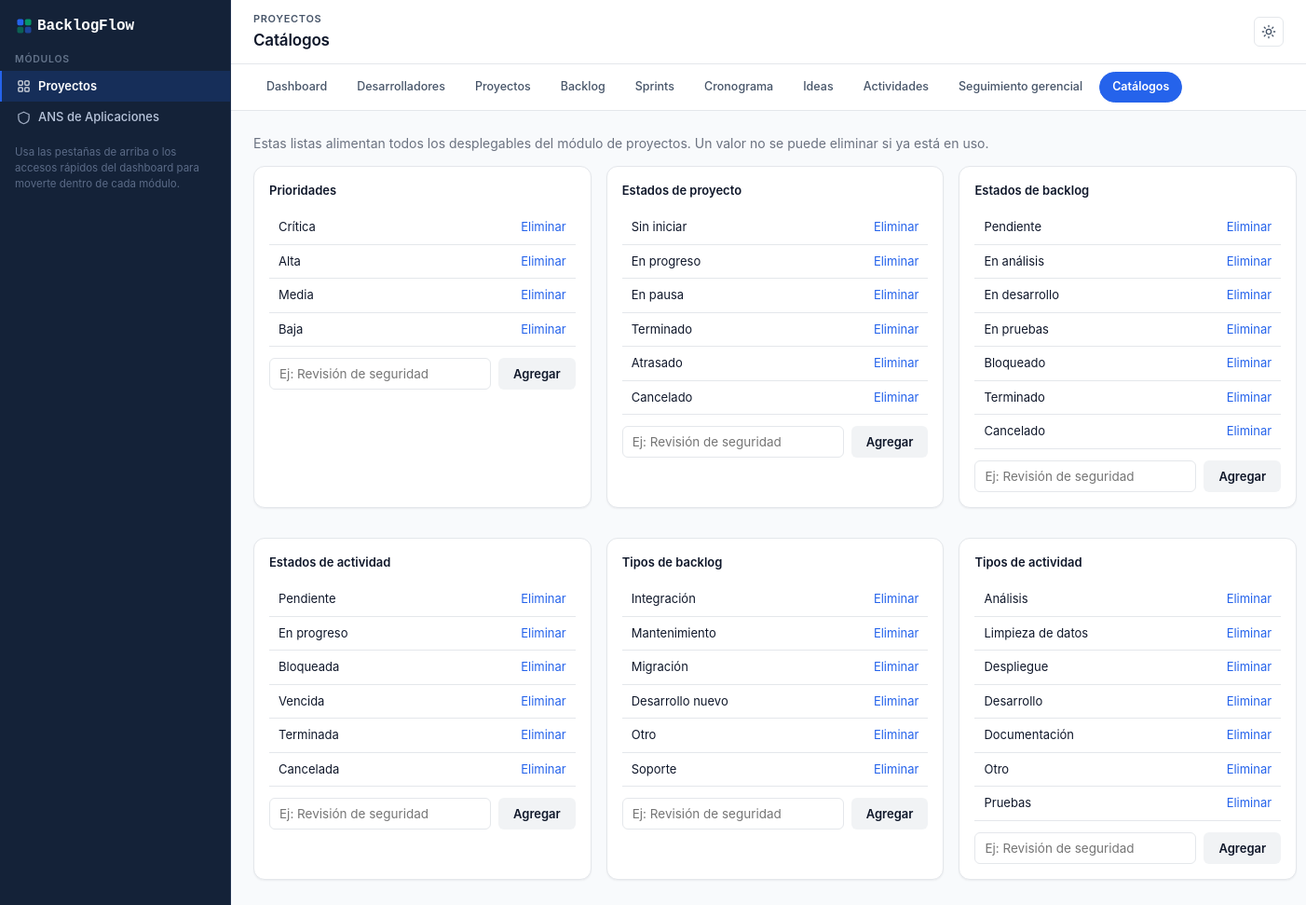
The page /index.php?r=projects/catalogs/index on the database its author committed.
### tables this page shows
CREATE TABLE cat_priorities (
    id TINYINT UNSIGNED PRIMARY KEY,
    code VARCHAR(20) NOT NULL UNIQUE,         
    sort_order TINYINT UNSIGNED NOT NULL
);

CREATE TABLE cat_project_statuses (
    id TINYINT UNSIGNED AUTO_INCREMENT PRIMARY KEY,
    code VARCHAR(30) NOT NULL UNIQUE,
    sort_order TINYINT UNSIGNED NOT NULL
);

CREATE TABLE cat_backlog_statuses (
    id TINYINT UNSIGNED AUTO_INCREMENT PRIMARY KEY,
    code VARCHAR(30) NOT NULL UNIQUE,
    sort_order TINYINT UNSIGNED NOT NULL
);

CREATE TABLE cat_activity_statuses (
    id TINYINT UNSIGNED AUTO_INCREMENT PRIMARY KEY,
    code VARCHAR(30) NOT NULL UNIQUE,
    sort_order TINYINT UNSIGNED NOT NULL
);

CREATE TABLE cat_backlog_types (
    id TINYINT UNSIGNED AUTO_INCREMENT PRIMARY KEY,
    code VARCHAR(30) NOT NULL UNIQUE
);

CREATE TABLE cat_activity_types (
    id TINYINT UNSIGNED AUTO_INCREMENT PRIMARY KEY,
    code VARCHAR(30) NOT NULL UNIQUE
);

### app/Core/View.php (called while the page is built, shortened)
<?php
class View
{
    public static function render(string $view, array $data = [], string $module = 'projects'): void
    {
        extract($data, EXTR_SKIP);
        $viewFile = VIEWS_PATH . '/' . $view . '.php';
        require $viewFile;
        $content = ob_get_clean();
        require VIEWS_PATH . '/layout/main.php';
    }
}

### app/Core/Controller.php (called while the page is built, shortened)
<?php
abstract class Controller
{
    protected function render(string $view, array $data = []): void
    {
        View::render($view, $data);
    }
}

### app/Controllers/Projects/CatalogsController.php (called while the page is built, shortened)
<?php
class CatalogsController extends Controller
{
    public function indexAction(): void
    {
        $catalogs = [];
        foreach (self::CATALOGS as $key => [$table, $labelGroup, $title]) {
            $catalogs[$key] = [
                'title' => $title,
                'label_group' => $labelGroup,
                'rows' => (new Catalog($table))->all(),
            ];
        }
        $this->render('projects/catalogs/index', [
            'pageTitle' => 'Catálogos',
            'activeModule' => 'projects-catalogs',
            'catalogs' => $catalogs,
        ]);
    }
}

### app/Core/Router.php (called while the page is built, shortened)
<?php
class Router
{
    public function dispatch(string $route, array $params = []): void
    {
        $segments = array_values(array_filter(explode('/', trim($route, '/'))));
        $action = $segments[2] ?? self::DEFAULT_ACTION;
        $id = $segments[3] ?? ($params['id'] ?? null);
        $controller = new $controllerClass();
        $actionMethod = $action . 'Action';
        $controller->$actionMethod($id, $params);
    }
}

### public/index.php (called while the page is built, shortened)
<?php
spl_autoload_register(function (string $class): void {
    $prefix = 'App\\';
    $relative = substr($class, strlen($prefix));
    $path = APP_PATH . '/' . str_replace('\\', '/', $relative) . '.php';
});
$route = $_GET['r'] ?? '';
(new Router())->dispatch($route, $_GET);

### app/Core/Database.php (called while the page is built, shortened)
<?php
class Database
{
    private static ?PDO $connection = null;
    public static function connection(): PDO
    {
        if (self::$connection === null) {
            $dsn = sprintf(
                'mysql:host=%s;port=%s;dbname=%s;charset=%s',
                DB_HOST,
                DB_PORT,
                DB_NAME,
                DB_CHARSET
            );
            try {
                self::$connection = new PDO($dsn, DB_USER, DB_PASS, [
                    PDO::ATTR_ERRMODE => PDO::ERRMODE_EXCEPTION,
                    PDO::ATTR_DEFAULT_FETCH_MODE => PDO::FETCH_ASSOC,
                    PDO::ATTR_EMULATE_PREPARES => false,
                ]);
            } catch (PDOException $e) {
                throw new PDOException('Database connection failed: ' . $e->getMessage(), (int) $e->getCode());
            }
        }
        return self::$connection;
    }
}

### app/Models/Catalog.php (called while the page is built, shortened)
<?php
class Catalog extends Model
{
    public function __construct(string $table)
    {
        $this->table = $table;
    }
    public function all(string $orderBy = 'id ASC'): array
    {
        $hasSortOrder = str_contains($this->table, 'statuses') || $this->table === 'cat_priorities' || $this->table === 'cat_criticality_levels';
        $order = $hasSortOrder ? 'sort_order ASC' : 'code ASC';
        return parent::all($order);
    }
}

### app/Core/Model.php (called while the page is built, shortened)
<?php
abstract class Model
{
    protected PDO $db;
    protected string $table;
    public function __construct()
    {
        $this->db = Database::connection();
    }
    public function all(string $orderBy = 'id ASC'): array
    {
        return $this->db->query("SELECT * FROM {$this->table} ORDER BY {$orderBy}")->fetchAll();
    }
}

### app/Helpers/Labels.php (called while the page is built, shortened)
<?php
class Labels
{
    public static function get(string $group, string|int|null $code): string
    {
        return self::MAP[$group][$code] ?? (string) $code;
    }
}

### app/Views/projects/catalogs/index.php (the view, shortened to what this page needs)
<p style="color:#6b7280;margin-top:0;">Estas listas alimentan todos los desplegables del módulo de proyectos. Un valor no se puede eliminar si ya está en uso.</p>
<div class="three-col">
    <?php foreach ($catalogs as $key => $catalog): ?>
        <div class="card">
            <p class="card-title"><?= htmlspecialchars($catalog['title']) ?></p>
            <div class="table-scroll"><table>
                <tbody>
                <?php foreach ($catalog['rows'] as $row): ?>
                    <tr>
                        <td><?= htmlspecialchars(Labels::get($catalog['label_group'], $row['code'])) ?></td>
                        <td style="text-align:right;">
                            <button type="button" class="link-button" data-confirm-delete="/index.php?r=projects/catalogs/delete&id=<?= $row['id'] ?>&catalog=<?= $key ?>" data-confirm-message="¿Eliminar este valor?">Eliminar</button>
                        </td>
                    </tr>
                <?php endforeach; ?>
                </tbody>
            </table></div>
            <form method="post" action="/index.php?r=projects/catalogs/create&catalog=<?= $key ?>" style="margin-top:12px;display:flex;gap:8px;">
                <input type="text" name="code" placeholder="Ej: Revisión de seguridad" required style="flex:1;">
                <button class="btn btn-secondary" type="submit">Agregar</button>
            </form>
        </div>
    <?php endforeach; ?>
</div>

### app/Views/layout/main.php (shortened to what this page needs)
<?php
$pageTitle = $pageTitle ?? 'BacklogFlow';
$activeModule = $activeModule ?? 'projects-dashboard';
$subnav = [
    'projects' => [
        ['key' => 'projects-dashboard', 'label' => 'Dashboard', 'href' => 'projects/dashboard/index'],
        ['key' => 'projects-developers', 'label' => 'Desarrolladores', 'href' => 'projects/developers/index'],
        ['key' => 'projects-projects', 'label' => 'Proyectos', 'href' => 'projects/projects/index'],
        ['key' => 'projects-backlog', 'label' => 'Backlog', 'href' => 'projects/backlog/index'],
        ['key' => 'projects-sprints', 'label' => 'Sprints', 'href' => 'projects/sprints/index'],
        ['key' => 'projects-cronograma', 'label' => 'Cronograma', 'href' => 'projects/cronograma/index'],
        ['key' => 'projects-ideas', 'label' => 'Ideas', 'href' => 'projects/ideas/index'],
        ['key' => 'projects-activities', 'label' => 'Actividades', 'href' => 'projects/activities/index'],
        ['key' => 'projects-management', 'label' => 'Seguimiento gerencial', 'href' => 'projects/management/index'],
        ['key' => 'projects-catalogs', 'label' => 'Catálogos', 'href' => 'projects/catalogs/index'],
    ],
    'sla' => [
        ['key' => 'sla-dashboard', 'label' => 'Dashboard', 'href' => 'sla/dashboard/index'],
        ['key' => 'sla-applications', 'label' => 'Aplicaciones', 'href' => 'sla/applications/index'],
        ['key' => 'sla-providers', 'label' => 'Proveedores', 'href' => 'sla/providers/index'],
        ['key' => 'sla-supporttypes', 'label' => 'Tipos y matriz de soporte', 'href' => 'sla/support-types/index'],
        ['key' => 'sla-contracts', 'label' => 'Contratos y vencimientos', 'href' => 'sla/contracts/index'],
        ['key' => 'sla-indicators', 'label' => 'Indicadores', 'href' => 'sla/indicators/index'],
    ],
];
$currentGroup = str_starts_with($activeModule, 'sla') ? 'sla' : 'projects';
?>
<!doctype html>
<html lang="es">
<head>
    <link rel="stylesheet" href="/assets/css/app.css">
</head>
<body>
<div class="app-shell">
    <aside class="sidebar" id="bf-sidebar">
        <div class="sidebar-brand">
            BacklogFlow
        </div>
        <div class="sidebar-group">
            <div class="sidebar-group-title">Módulos</div>
            <a href="/index.php?r=projects/dashboard/index" class="<?= $currentGroup === 'projects' ? 'active' : '' ?>">
                Proyectos
            </a>
            <a href="/index.php?r=sla/dashboard/index" class="<?= $currentGroup === 'sla' ? 'active' : '' ?>">
                <svg width="15" height="15" viewBox="0 0 24 24" fill="none" stroke="currentColor" stroke-width="2" stroke-linecap="round" stroke-linejoin="round" aria-hidden="true"><path d="M12 2 3 6v6c0 5 3.8 8.7 9 10 5.2-1.3 9-5 9-10V6l-9-4Z"></path></svg>
                ANS de Aplicaciones
            </a>
        </div>
        <div class="sidebar-hint">
            Usa las pestañas de arriba o los accesos rápidos del dashboard para moverte dentro de cada módulo.
        </div>
    </aside>
    <main class="main-content">
        <header class="topbar">
            <div class="topbar-heading">
                <div>
                    <p class="topbar-eyebrow"><?= $currentGroup === 'sla' ? 'ANS de Aplicaciones' : 'Proyectos' ?></p>
                    <h1><?= htmlspecialchars($pageTitle) ?></h1>
                </div>
            </div>
            <button type="button" class="theme-toggle" id="bf-theme-toggle" aria-label="Cambiar tema claro/oscuro" title="Cambiar tema claro/oscuro">
            </button>
        </header>
        <nav class="subnav" aria-label="Secciones del módulo">
            <?php foreach ($subnav[$currentGroup] as $item): ?>
                <a href="/index.php?r=<?= $item['href'] ?>" class="subnav-pill <?= $activeModule === $item['key'] ? 'active' : '' ?>" <?= $activeModule === $item['key'] ? 'data-active-pill' : '' ?>><?= htmlspecialchars($item['label']) ?></a>
            <?php endforeach; ?>
        </nav>
        <div class="page-body">
            <?= $content ?>
        </div>
    </main>
</div>
</body>
</html>

### rows shown on the page
cat_priorities: code "Crítica"
cat_priorities: code "Alta"
cat_priorities: code "Media"
cat_priorities: code "Baja"
cat_project_statuses: code "Sin iniciar"
cat_project_statuses: code "En progreso"
cat_project_statuses: code "En pausa"
cat_project_statuses: code "Terminado"
cat_project_statuses: code "Atrasado"
cat_project_statuses: code "Cancelado", code "Cancelada"
cat_backlog_statuses: code "Pendiente"
cat_backlog_statuses: code "En análisis"
cat_backlog_statuses: code "En desarrollo"
cat_backlog_statuses: code "En pruebas"
cat_backlog_statuses: code "Bloqueado"
cat_backlog_statuses: code "Terminado"
cat_backlog_statuses: code "Cancelado"
cat_activity_statuses: code "Bloqueada"
cat_activity_statuses: code "Vencida"
cat_activity_statuses: code "Terminada"
cat_backlog_types: code "Integración"
cat_backlog_types: code "Mantenimiento"
cat_backlog_types: code "Migración"
cat_backlog_types: code "Desarrollo nuevo"
cat_backlog_types: code "Otro"
cat_backlog_types: code "Soporte"
cat_activity_types: code "Análisis"
cat_activity_types: code "Limpieza de datos"
cat_activity_types: code "Despliegue"
cat_activity_types: code "Desarrollo"
cat_activity_types: code "Documentación"
cat_activity_types: code "Otro"
cat_activity_types: code "Pruebas"

### other values the page prints
$pageTitle "Catálogos"
$item['label'] "Dashboard"
$item['label'] "Desarrolladores"
$item['label'] "Proyectos"
$item['label'] "Backlog"
$item['label'] "Sprints"
$item['label'] "Cronograma"
$item['label'] "Ideas"
$item['label'] "Actividades"
$item['label'] "Seguimiento gerencial"
$item['label'] "Catálogos"
$catalog['title'] "Prioridades"
$catalog['title'] "Estados de proyecto"
$catalog['title'] "Estados de backlog"
$catalog['title'] "Estados de actividad"
